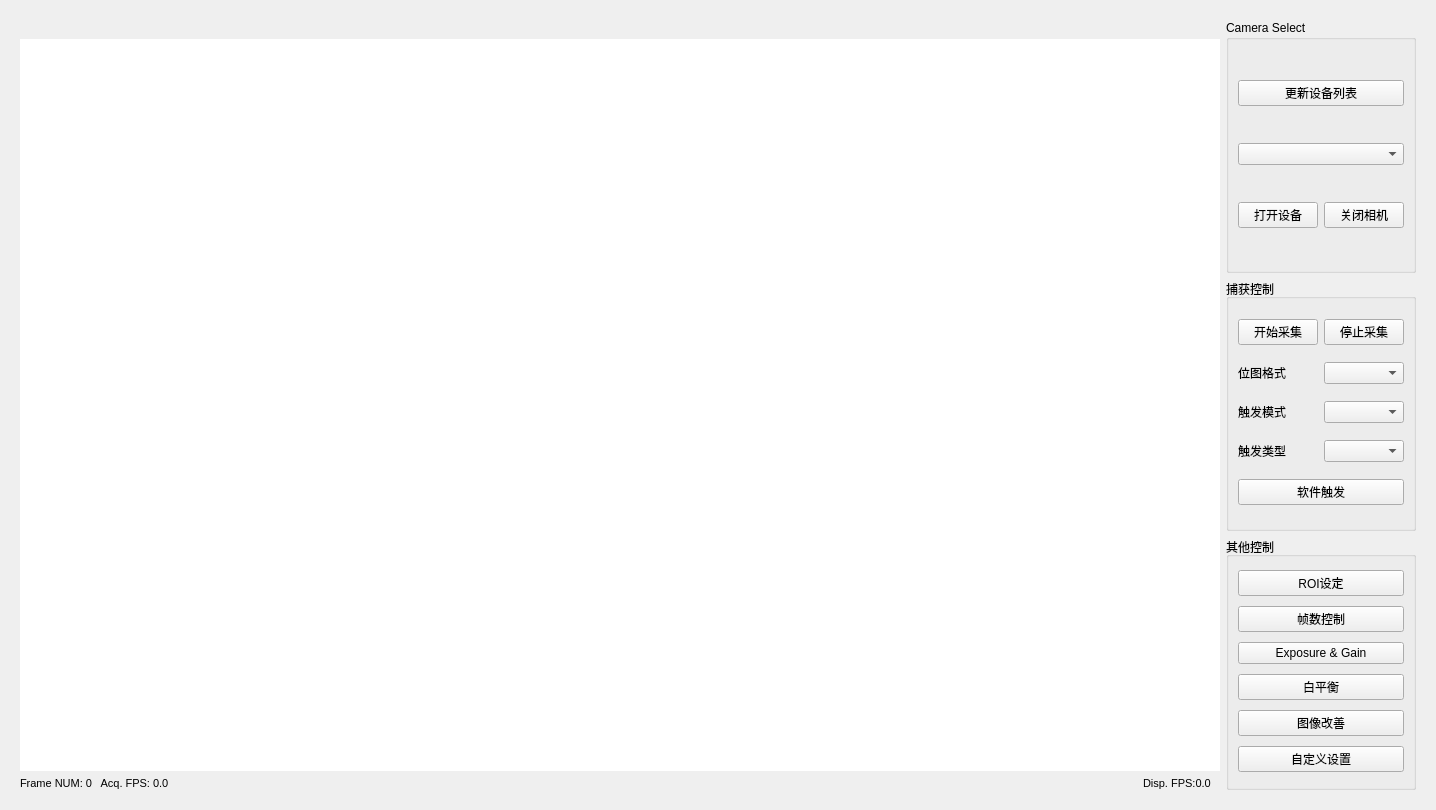
<?xml version="1.0" encoding="UTF-8"?>
<ui version="4.0">
 <class>CGxViewer</class>
 <widget class="QWidget" name="CGxViewer">
  <property name="geometry">
   <rect>
    <x>0</x>
    <y>0</y>
    <width>1384</width>
    <height>810</height>
   </rect>
  </property>
  <property name="windowTitle">
   <string>Form</string>
  </property>
  <layout class="QVBoxLayout" name="verticalLayout_6">
   <item>
    <widget class="QWidget" name="widget" native="true">
     <property name="sizePolicy">
      <sizepolicy hsizetype="Expanding" vsizetype="Expanding">
       <horstretch>0</horstretch>
       <verstretch>0</verstretch>
      </sizepolicy>
     </property>
     <layout class="QHBoxLayout" name="horizontalLayout_8" stretch="4,1">
      <item>
       <layout class="QVBoxLayout" name="verticalLayout_5" stretch="0,1,0">
        <item>
         <layout class="QHBoxLayout" name="horizontalLayout_7">
          <item>
           <widget class="QLabel" name="VendorName">
            <property name="sizePolicy">
             <sizepolicy hsizetype="Maximum" vsizetype="Maximum">
              <horstretch>0</horstretch>
              <verstretch>0</verstretch>
             </sizepolicy>
            </property>
            <property name="font">
             <font>
              <pointsize>8</pointsize>
             </font>
            </property>
            <property name="text">
             <string>&lt;No Device Opened&gt;</string>
            </property>
           </widget>
          </item>
          <item>
           <widget class="QLabel" name="ModelName">
            <property name="font">
             <font>
              <pointsize>8</pointsize>
             </font>
            </property>
            <property name="text">
             <string/>
            </property>
           </widget>
          </item>
          <item>
           <widget class="QLabel" name="SerialNumber">
            <property name="maximumSize">
             <size>
              <width>500</width>
              <height>16</height>
             </size>
            </property>
            <property name="font">
             <font>
              <pointsize>8</pointsize>
             </font>
            </property>
            <property name="text">
             <string/>
            </property>
           </widget>
          </item>
          <item>
           <widget class="QLabel" name="DeviceVersion">
            <property name="font">
             <font>
              <pointsize>8</pointsize>
             </font>
            </property>
            <property name="text">
             <string/>
            </property>
           </widget>
          </item>
         </layout>
        </item>
        <item>
         <widget class="QLabel" name="ImageLabel">
          <property name="sizePolicy">
           <sizepolicy hsizetype="Preferred" vsizetype="Preferred">
            <horstretch>0</horstretch>
            <verstretch>0</verstretch>
           </sizepolicy>
          </property>
          <property name="minimumSize">
           <size>
            <width>1200</width>
            <height>700</height>
           </size>
          </property>
          <property name="maximumSize">
           <size>
            <width>2400</width>
            <height>1600</height>
           </size>
          </property>
          <property name="palette">
           <palette>
            <active>
             <colorrole role="WindowText">
              <brush brushstyle="SolidPattern">
               <color alpha="255">
                <red>0</red>
                <green>0</green>
                <blue>0</blue>
               </color>
              </brush>
             </colorrole>
             <colorrole role="Button">
              <brush brushstyle="SolidPattern">
               <color alpha="255">
                <red>255</red>
                <green>255</green>
                <blue>255</blue>
               </color>
              </brush>
             </colorrole>
             <colorrole role="Light">
              <brush brushstyle="SolidPattern">
               <color alpha="255">
                <red>255</red>
                <green>255</green>
                <blue>255</blue>
               </color>
              </brush>
             </colorrole>
             <colorrole role="Midlight">
              <brush brushstyle="SolidPattern">
               <color alpha="255">
                <red>255</red>
                <green>255</green>
                <blue>255</blue>
               </color>
              </brush>
             </colorrole>
             <colorrole role="Dark">
              <brush brushstyle="SolidPattern">
               <color alpha="255">
                <red>127</red>
                <green>127</green>
                <blue>127</blue>
               </color>
              </brush>
             </colorrole>
             <colorrole role="Mid">
              <brush brushstyle="SolidPattern">
               <color alpha="255">
                <red>170</red>
                <green>170</green>
                <blue>170</blue>
               </color>
              </brush>
             </colorrole>
             <colorrole role="Text">
              <brush brushstyle="SolidPattern">
               <color alpha="255">
                <red>0</red>
                <green>0</green>
                <blue>0</blue>
               </color>
              </brush>
             </colorrole>
             <colorrole role="BrightText">
              <brush brushstyle="SolidPattern">
               <color alpha="255">
                <red>255</red>
                <green>255</green>
                <blue>255</blue>
               </color>
              </brush>
             </colorrole>
             <colorrole role="ButtonText">
              <brush brushstyle="SolidPattern">
               <color alpha="255">
                <red>0</red>
                <green>0</green>
                <blue>0</blue>
               </color>
              </brush>
             </colorrole>
             <colorrole role="Base">
              <brush brushstyle="SolidPattern">
               <color alpha="255">
                <red>255</red>
                <green>255</green>
                <blue>255</blue>
               </color>
              </brush>
             </colorrole>
             <colorrole role="Window">
              <brush brushstyle="SolidPattern">
               <color alpha="255">
                <red>255</red>
                <green>255</green>
                <blue>255</blue>
               </color>
              </brush>
             </colorrole>
             <colorrole role="Shadow">
              <brush brushstyle="SolidPattern">
               <color alpha="255">
                <red>0</red>
                <green>0</green>
                <blue>0</blue>
               </color>
              </brush>
             </colorrole>
             <colorrole role="AlternateBase">
              <brush brushstyle="SolidPattern">
               <color alpha="255">
                <red>255</red>
                <green>255</green>
                <blue>255</blue>
               </color>
              </brush>
             </colorrole>
             <colorrole role="ToolTipBase">
              <brush brushstyle="SolidPattern">
               <color alpha="255">
                <red>255</red>
                <green>255</green>
                <blue>220</blue>
               </color>
              </brush>
             </colorrole>
             <colorrole role="ToolTipText">
              <brush brushstyle="SolidPattern">
               <color alpha="255">
                <red>0</red>
                <green>0</green>
                <blue>0</blue>
               </color>
              </brush>
             </colorrole>
             <colorrole role="PlaceholderText">
              <brush brushstyle="NoBrush">
               <color alpha="128">
                <red>0</red>
                <green>0</green>
                <blue>0</blue>
               </color>
              </brush>
             </colorrole>
            </active>
            <inactive>
             <colorrole role="WindowText">
              <brush brushstyle="SolidPattern">
               <color alpha="255">
                <red>0</red>
                <green>0</green>
                <blue>0</blue>
               </color>
              </brush>
             </colorrole>
             <colorrole role="Button">
              <brush brushstyle="SolidPattern">
               <color alpha="255">
                <red>255</red>
                <green>255</green>
                <blue>255</blue>
               </color>
              </brush>
             </colorrole>
             <colorrole role="Light">
              <brush brushstyle="SolidPattern">
               <color alpha="255">
                <red>255</red>
                <green>255</green>
                <blue>255</blue>
               </color>
              </brush>
             </colorrole>
             <colorrole role="Midlight">
              <brush brushstyle="SolidPattern">
               <color alpha="255">
                <red>255</red>
                <green>255</green>
                <blue>255</blue>
               </color>
              </brush>
             </colorrole>
             <colorrole role="Dark">
              <brush brushstyle="SolidPattern">
               <color alpha="255">
                <red>127</red>
                <green>127</green>
                <blue>127</blue>
               </color>
              </brush>
             </colorrole>
             <colorrole role="Mid">
              <brush brushstyle="SolidPattern">
               <color alpha="255">
                <red>170</red>
                <green>170</green>
                <blue>170</blue>
               </color>
              </brush>
             </colorrole>
             <colorrole role="Text">
              <brush brushstyle="SolidPattern">
               <color alpha="255">
                <red>0</red>
                <green>0</green>
                <blue>0</blue>
               </color>
              </brush>
             </colorrole>
             <colorrole role="BrightText">
              <brush brushstyle="SolidPattern">
               <color alpha="255">
                <red>255</red>
                <green>255</green>
                <blue>255</blue>
               </color>
              </brush>
             </colorrole>
             <colorrole role="ButtonText">
              <brush brushstyle="SolidPattern">
               <color alpha="255">
                <red>0</red>
                <green>0</green>
                <blue>0</blue>
               </color>
              </brush>
             </colorrole>
             <colorrole role="Base">
              <brush brushstyle="SolidPattern">
               <color alpha="255">
                <red>255</red>
                <green>255</green>
                <blue>255</blue>
               </color>
              </brush>
             </colorrole>
             <colorrole role="Window">
              <brush brushstyle="SolidPattern">
               <color alpha="255">
                <red>255</red>
                <green>255</green>
                <blue>255</blue>
               </color>
              </brush>
             </colorrole>
             <colorrole role="Shadow">
              <brush brushstyle="SolidPattern">
               <color alpha="255">
                <red>0</red>
                <green>0</green>
                <blue>0</blue>
               </color>
              </brush>
             </colorrole>
             <colorrole role="AlternateBase">
              <brush brushstyle="SolidPattern">
               <color alpha="255">
                <red>255</red>
                <green>255</green>
                <blue>255</blue>
               </color>
              </brush>
             </colorrole>
             <colorrole role="ToolTipBase">
              <brush brushstyle="SolidPattern">
               <color alpha="255">
                <red>255</red>
                <green>255</green>
                <blue>220</blue>
               </color>
              </brush>
             </colorrole>
             <colorrole role="ToolTipText">
              <brush brushstyle="SolidPattern">
               <color alpha="255">
                <red>0</red>
                <green>0</green>
                <blue>0</blue>
               </color>
              </brush>
             </colorrole>
             <colorrole role="PlaceholderText">
              <brush brushstyle="NoBrush">
               <color alpha="128">
                <red>0</red>
                <green>0</green>
                <blue>0</blue>
               </color>
              </brush>
             </colorrole>
            </inactive>
            <disabled>
             <colorrole role="WindowText">
              <brush brushstyle="SolidPattern">
               <color alpha="255">
                <red>127</red>
                <green>127</green>
                <blue>127</blue>
               </color>
              </brush>
             </colorrole>
             <colorrole role="Button">
              <brush brushstyle="SolidPattern">
               <color alpha="255">
                <red>255</red>
                <green>255</green>
                <blue>255</blue>
               </color>
              </brush>
             </colorrole>
             <colorrole role="Light">
              <brush brushstyle="SolidPattern">
               <color alpha="255">
                <red>255</red>
                <green>255</green>
                <blue>255</blue>
               </color>
              </brush>
             </colorrole>
             <colorrole role="Midlight">
              <brush brushstyle="SolidPattern">
               <color alpha="255">
                <red>255</red>
                <green>255</green>
                <blue>255</blue>
               </color>
              </brush>
             </colorrole>
             <colorrole role="Dark">
              <brush brushstyle="SolidPattern">
               <color alpha="255">
                <red>127</red>
                <green>127</green>
                <blue>127</blue>
               </color>
              </brush>
             </colorrole>
             <colorrole role="Mid">
              <brush brushstyle="SolidPattern">
               <color alpha="255">
                <red>170</red>
                <green>170</green>
                <blue>170</blue>
               </color>
              </brush>
             </colorrole>
             <colorrole role="Text">
              <brush brushstyle="SolidPattern">
               <color alpha="255">
                <red>127</red>
                <green>127</green>
                <blue>127</blue>
               </color>
              </brush>
             </colorrole>
             <colorrole role="BrightText">
              <brush brushstyle="SolidPattern">
               <color alpha="255">
                <red>255</red>
                <green>255</green>
                <blue>255</blue>
               </color>
              </brush>
             </colorrole>
             <colorrole role="ButtonText">
              <brush brushstyle="SolidPattern">
               <color alpha="255">
                <red>127</red>
                <green>127</green>
                <blue>127</blue>
               </color>
              </brush>
             </colorrole>
             <colorrole role="Base">
              <brush brushstyle="SolidPattern">
               <color alpha="255">
                <red>255</red>
                <green>255</green>
                <blue>255</blue>
               </color>
              </brush>
             </colorrole>
             <colorrole role="Window">
              <brush brushstyle="SolidPattern">
               <color alpha="255">
                <red>255</red>
                <green>255</green>
                <blue>255</blue>
               </color>
              </brush>
             </colorrole>
             <colorrole role="Shadow">
              <brush brushstyle="SolidPattern">
               <color alpha="255">
                <red>0</red>
                <green>0</green>
                <blue>0</blue>
               </color>
              </brush>
             </colorrole>
             <colorrole role="AlternateBase">
              <brush brushstyle="SolidPattern">
               <color alpha="255">
                <red>255</red>
                <green>255</green>
                <blue>255</blue>
               </color>
              </brush>
             </colorrole>
             <colorrole role="ToolTipBase">
              <brush brushstyle="SolidPattern">
               <color alpha="255">
                <red>255</red>
                <green>255</green>
                <blue>220</blue>
               </color>
              </brush>
             </colorrole>
             <colorrole role="ToolTipText">
              <brush brushstyle="SolidPattern">
               <color alpha="255">
                <red>0</red>
                <green>0</green>
                <blue>0</blue>
               </color>
              </brush>
             </colorrole>
             <colorrole role="PlaceholderText">
              <brush brushstyle="NoBrush">
               <color alpha="128">
                <red>0</red>
                <green>0</green>
                <blue>0</blue>
               </color>
              </brush>
             </colorrole>
            </disabled>
           </palette>
          </property>
          <property name="styleSheet">
           <string notr="true">background-color: rgb(255, 255, 255);</string>
          </property>
          <property name="text">
           <string/>
          </property>
         </widget>
        </item>
        <item>
         <layout class="QHBoxLayout" name="horizontalLayout_6">
          <item>
           <widget class="QLabel" name="AcqFrameRateLabel">
            <property name="sizePolicy">
             <sizepolicy hsizetype="Preferred" vsizetype="Maximum">
              <horstretch>0</horstretch>
              <verstretch>0</verstretch>
             </sizepolicy>
            </property>
            <property name="font">
             <font>
              <pointsize>8</pointsize>
             </font>
            </property>
            <property name="text">
             <string>Frame NUM: 0   Acq. FPS: 0.0      </string>
            </property>
           </widget>
          </item>
          <item>
           <widget class="QLabel" name="ShowFrameRateLabel">
            <property name="sizePolicy">
             <sizepolicy hsizetype="Maximum" vsizetype="Preferred">
              <horstretch>0</horstretch>
              <verstretch>0</verstretch>
             </sizepolicy>
            </property>
            <property name="font">
             <font>
              <pointsize>8</pointsize>
             </font>
            </property>
            <property name="text">
             <string>Disp. FPS:0.0   </string>
            </property>
           </widget>
          </item>
         </layout>
        </item>
       </layout>
      </item>
      <item>
       <layout class="QVBoxLayout" name="verticalLayout_4">
        <property name="sizeConstraint">
         <enum>QLayout::SetDefaultConstraint</enum>
        </property>
        <item>
         <widget class="QGroupBox" name="Camera_Select">
          <property name="sizePolicy">
           <sizepolicy hsizetype="Preferred" vsizetype="Expanding">
            <horstretch>0</horstretch>
            <verstretch>0</verstretch>
           </sizepolicy>
          </property>
          <property name="title">
           <string>Camera Select</string>
          </property>
          <layout class="QVBoxLayout" name="verticalLayout_3">
           <item>
            <widget class="QPushButton" name="UpdateDeviceList">
             <property name="text">
              <string>更新设备列表</string>
             </property>
            </widget>
           </item>
           <item>
            <widget class="QComboBox" name="DeviceList">
             <property name="mouseTracking">
              <bool>false</bool>
             </property>
            </widget>
           </item>
           <item>
            <layout class="QHBoxLayout" name="horizontalLayout_5">
             <item>
              <widget class="QPushButton" name="OpenDevice">
               <property name="text">
                <string>打开设备</string>
               </property>
              </widget>
             </item>
             <item>
              <widget class="QPushButton" name="CloseDevice">
               <property name="text">
                <string>关闭相机</string>
               </property>
              </widget>
             </item>
            </layout>
           </item>
          </layout>
         </widget>
        </item>
        <item>
         <widget class="QGroupBox" name="Capture_Control">
          <property name="enabled">
           <bool>true</bool>
          </property>
          <property name="sizePolicy">
           <sizepolicy hsizetype="Preferred" vsizetype="Expanding">
            <horstretch>0</horstretch>
            <verstretch>0</verstretch>
           </sizepolicy>
          </property>
          <property name="title">
           <string>捕获控制</string>
          </property>
          <layout class="QVBoxLayout" name="verticalLayout_2">
           <item>
            <layout class="QHBoxLayout" name="horizontalLayout_4">
             <item>
              <widget class="QPushButton" name="StartAcquisition">
               <property name="text">
                <string>开始采集</string>
               </property>
              </widget>
             </item>
             <item>
              <widget class="QPushButton" name="StopAcquisition">
               <property name="text">
                <string>停止采集</string>
               </property>
              </widget>
             </item>
            </layout>
           </item>
           <item>
            <layout class="QHBoxLayout" name="horizontalLayout">
             <item>
              <widget class="QLabel" name="PixelFormatLabel">
               <property name="text">
                <string>位图格式</string>
               </property>
              </widget>
             </item>
             <item>
              <widget class="QComboBox" name="PixelFormat">
               <property name="editable">
                <bool>false</bool>
               </property>
              </widget>
             </item>
            </layout>
           </item>
           <item>
            <layout class="QHBoxLayout" name="horizontalLayout_2">
             <item>
              <widget class="QLabel" name="TriggerModeLabel_">
               <property name="text">
                <string>触发模式</string>
               </property>
              </widget>
             </item>
             <item>
              <widget class="QComboBox" name="TriggerMode"/>
             </item>
            </layout>
           </item>
           <item>
            <layout class="QHBoxLayout" name="horizontalLayout_3">
             <item>
              <widget class="QLabel" name="TriggerSourceLabel">
               <property name="text">
                <string>触发类型</string>
               </property>
              </widget>
             </item>
             <item>
              <widget class="QComboBox" name="TriggerSource"/>
             </item>
            </layout>
           </item>
           <item>
            <widget class="QPushButton" name="TriggerSoftWare">
             <property name="text">
              <string>软件触发</string>
             </property>
            </widget>
           </item>
          </layout>
         </widget>
        </item>
        <item>
         <widget class="QGroupBox" name="Other_Control">
          <property name="sizePolicy">
           <sizepolicy hsizetype="Preferred" vsizetype="Expanding">
            <horstretch>0</horstretch>
            <verstretch>0</verstretch>
           </sizepolicy>
          </property>
          <property name="title">
           <string>其他控制</string>
          </property>
          <layout class="QVBoxLayout" name="verticalLayout">
           <item>
            <widget class="QPushButton" name="ROISettings">
             <property name="text">
              <string>ROI设定</string>
             </property>
            </widget>
           </item>
           <item>
            <widget class="QPushButton" name="FrameRateControl">
             <property name="text">
              <string>帧数控制</string>
             </property>
            </widget>
           </item>
           <item>
            <widget class="QPushButton" name="ExposureGain">
             <property name="enabled">
              <bool>true</bool>
             </property>
             <property name="text">
              <string>Exposure &amp;&amp; Gain</string>
             </property>
            </widget>
           </item>
           <item>
            <widget class="QPushButton" name="WhiteBalance">
             <property name="enabled">
              <bool>true</bool>
             </property>
             <property name="text">
              <string>白平衡</string>
             </property>
            </widget>
           </item>
           <item>
            <widget class="QPushButton" name="ImageImprovement">
             <property name="text">
              <string>图像改善</string>
             </property>
            </widget>
           </item>
           <item>
            <widget class="QPushButton" name="UserSetControl">
             <property name="text">
              <string>自定义设置</string>
             </property>
            </widget>
           </item>
          </layout>
         </widget>
        </item>
       </layout>
      </item>
     </layout>
    </widget>
   </item>
  </layout>
 </widget>
 <resources/>
 <connections/>
</ui>
